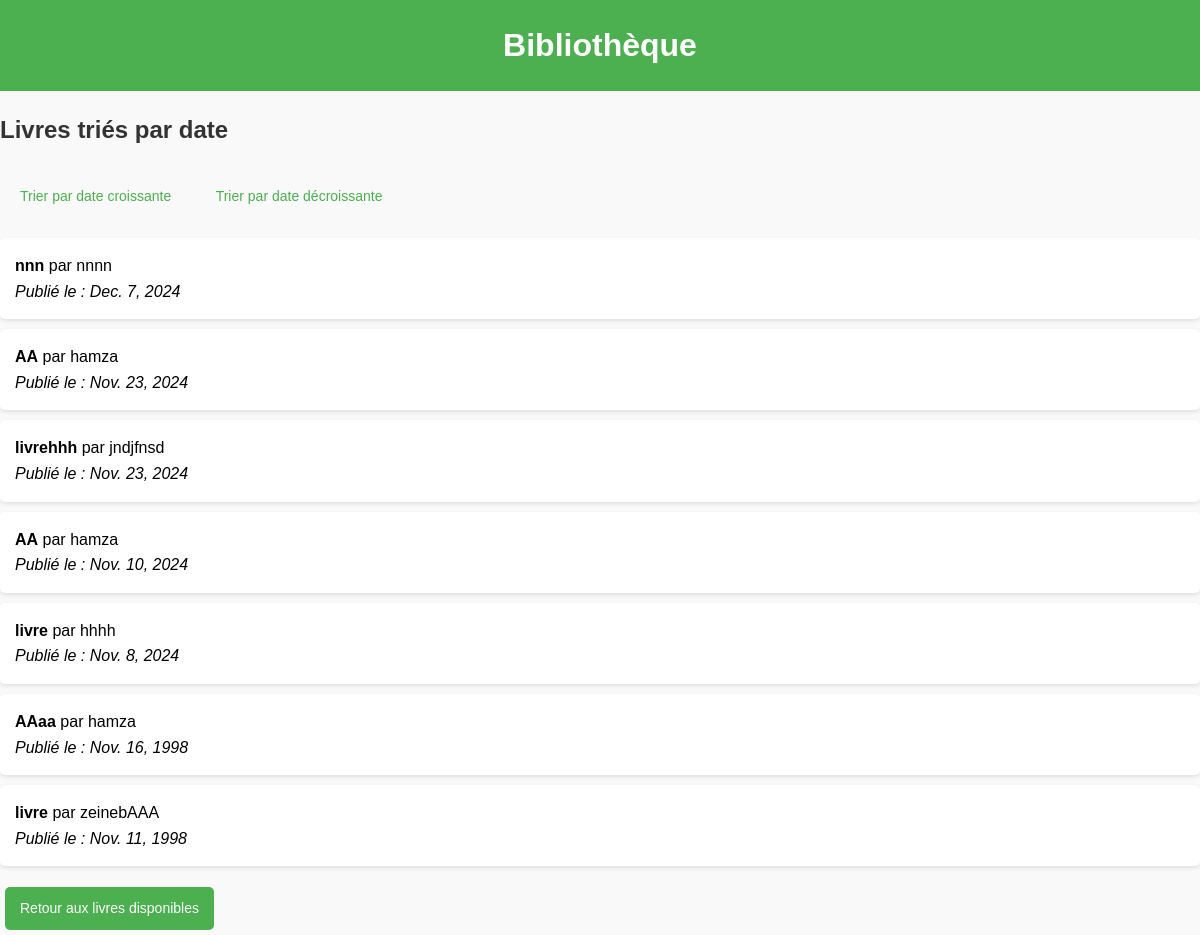
/livres-trie-par-date/, run on the app's committed database.
### livres/models.py (models this page shows, shortened)
class Livre(models.Model):
    titre = models.CharField(max_length=200)
    auteur = models.CharField(max_length=100)
    date_publication = models.DateField()
    disponible = models.BooleanField(default=True)
    emprunt_count = models.PositiveIntegerField(default=0)
    image = models.ImageField(upload_to='livres/', null=True, blank=True)

### livres/views.py (the view)
# urls.py: path('livres-trie-par-date/', views.livres_trie_par_date, name='livres_trie_par_date'),
def livres_trie_par_date(request):
    order = request.GET.get('order', 'desc')  # Default to 'desc'
    if order == 'asc':
        livres = Livre.objects.all().order_by('date_publication')  # Ascending order
    else:
        livres = Livre.objects.all().order_by('-date_publication')  # Descending order
    return render(request, 'livres/livres_trie_par_date.html', {'livres': livres, 'order': order})

### livres/templates/livres/livres_trie_par_date.html (shortened to what this page needs)
{% extends 'base.html' %}
{% block content %}
    <div class="sorted-books">
        <h2>Livres triés par date</h2>
        <a href="?order=asc" class="btn btn-light {% if order == 'asc' %}active{% endif %}">Trier par date croissante</a>
        <a href="?order=desc" class="btn btn-light {% if order == 'desc' %}active{% endif %}">Trier par date décroissante</a>
        <ul>
            {% for livre in livres %}
                <li>
                    <strong>{{ livre.titre }}</strong> par {{ livre.auteur }} <br>
                    <em>Publié le : {{ livre.date_publication }}</em>
                </li>
            {% empty %}
                <p>Aucun livre trouvé.</p>
            {% endfor %}
        </ul>
        <a href="{% url 'livres_disponibles' %}" class="btn btn-primary">Retour aux livres disponibles</a>
    </div>
{% endblock %}

### static/styles.css (style rules this page uses)
body { font-family: Arial, sans-serif; background-color: #f9f9f9; margin: 0; padding: 0; line-height: 1.6; }
h2 { color: #333; margin: 20px 0; }
a { color: #4CAF50; text-decoration: none; }
.btn { padding: 10px 15px; margin: 5px; border: none; border-radius: 5px; cursor: pointer; font-size: 14px; display: inline-block; }
.btn-primary { background-color: #4CAF50; color: white; }
ul { list-style-type: none; padding: 0; }
li { background: #fff; margin: 10px 0; padding: 15px; border-radius: 5px; box-shadow: 0 2px 4px rgba(0, 0, 0, 0.1); }

### data on the page
Livre: titre "nnn", auteur "nnnn", date_publication "Dec. 7, 2024"
Livre: titre "AA", auteur "hamza", date_publication "Nov. 23, 2024"
Livre: titre "livrehhh", auteur "jndjfnsd", date_publication "Nov. 23, 2024"
Livre: titre "AA", auteur "hamza", date_publication "Nov. 10, 2024"
Livre: titre "livre", auteur "hhhh", date_publication "Nov. 8, 2024"
Livre: titre "AAaa", auteur "hamza", date_publication "Nov. 16, 1998"
Livre: titre "livre", auteur "zeinebAAA", date_publication "Nov. 11, 1998"
